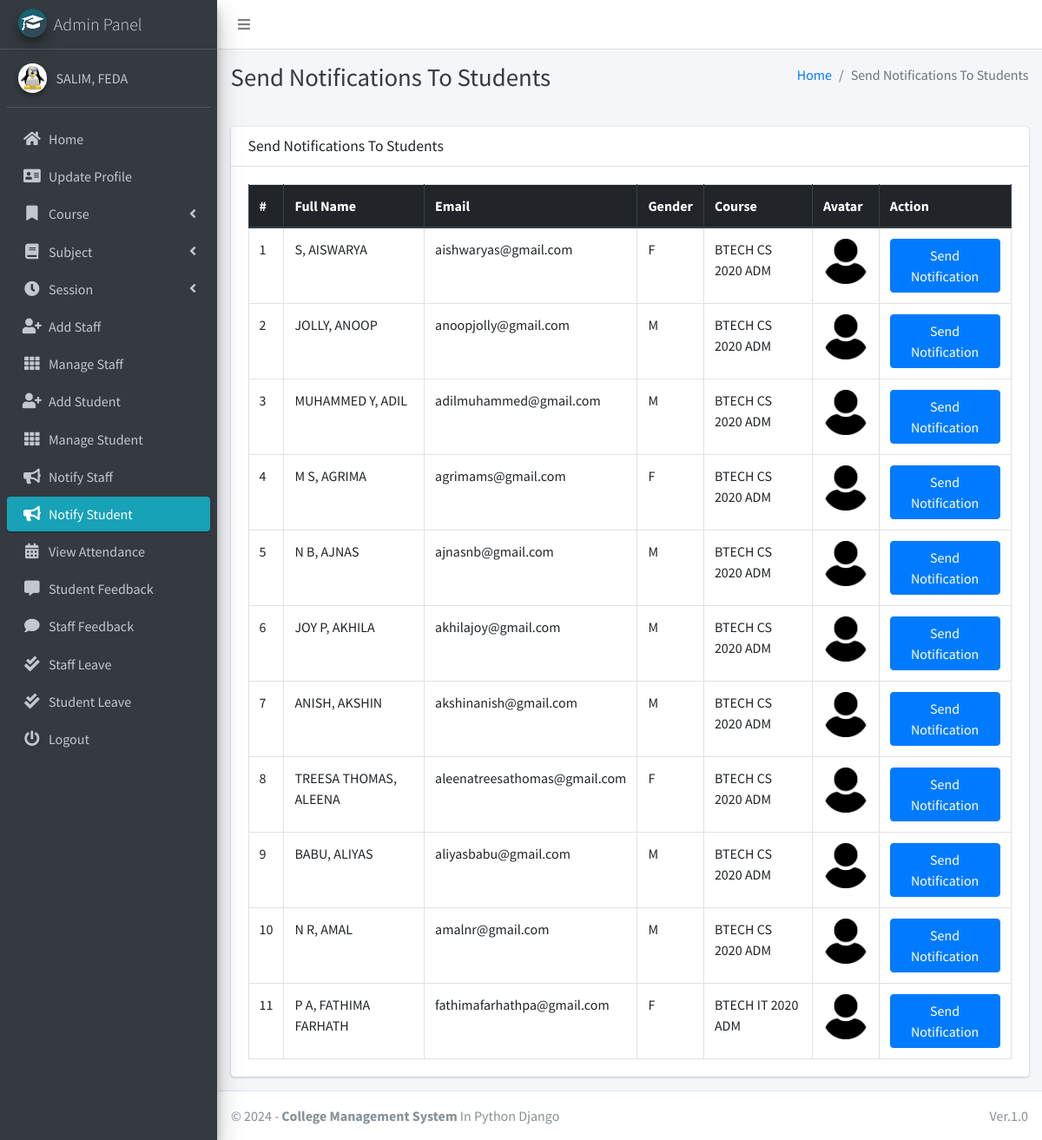
Page /admin_notify_student (signed in) on the committed database.
### main_app/models.py (models this page shows, shortened)
class CustomUser(AbstractUser):
    USER_TYPE = ((1, "HOD"), (2, "Staff"), (3, "Student"))
    GENDER = [("M", "Male"), ("F", "Female")]
    username = None  # Removed username, using email instead
    email = models.EmailField(unique=True)
    user_type = models.CharField(default=1, choices=USER_TYPE, max_length=1)
    gender = models.CharField(max_length=1, choices=GENDER)
    profile_pic = models.ImageField()
    address = models.TextField()
    fcm_token = models.TextField(default="")  # For firebase notifications
    created_at = models.DateTimeField(auto_now_add=True)
    updated_at = models.DateTimeField(auto_now=True)
    USERNAME_FIELD = "email"
    REQUIRED_FIELDS = []
    objects = CustomUserManager()
    def __str__(self):
        return self.last_name + ", " + self.first_name

class Student(models.Model):
    admin = models.OneToOneField(CustomUser, on_delete=models.CASCADE)
    course = models.ForeignKey(Course, on_delete=models.DO_NOTHING, null=True, blank=False)
    session = models.ForeignKey(Session, on_delete=models.DO_NOTHING, null=True)

class Course(models.Model):
    name = models.CharField(max_length=120)
    created_at = models.DateTimeField(auto_now_add=True)
    updated_at = models.DateTimeField(auto_now=True)

### main_app/hod_views.py (the view)
# urls.py: path("admin_notify_student", hod_views.admin_notify_student,
def admin_notify_student(request):
    student = CustomUser.objects.filter(user_type=3)
    context = {
        'page_title': "Send Notifications To Students",
        'students': student
    }
    return render(request, "hod_template/student_notification.html", context)

### main_app/templates/hod_template/student_notification.html (shortened to what this page needs)
{% extends 'main_app/base.html' %}
{% load static %}
{% block page_title %}{{page_title}}{% endblock page_title %}
{% block content %}
<section class="content">
    <div class="container-fluid">
        <div class="row">
            <div class="col-md-12">
                <div class="card">
                    <div class="card-header">
                        <h3 class="card-title">{{page_title}}</h3>
                    </div>
                    <div class="card-body">
                        <table id="example2" class="table table-bordered table-hover">
                            <thead class="thead-dark">
                                <tr>
                                    <th>#</th>
                                    <th>Full Name</th>
                                    <th>Email</th>
                                    <th>Gender</th>
                                    <th>Course</th>
                                    <th>Avatar</th>
                                    <th>Action</th>
                                </tr>
                            </thead>
                            <tbody>
                                {% for student in students %}
                                <tr>
                                    <td>{{ forloop.counter }}</td>
                                    <td>{{student.last_name}}, {{student.first_name}}</td>
                                    <td>{{student.email}}</td>
                                    <td>{{student.gender}}</td>
                                    <td>{{student.student.course.name}}</td>
                                    <td>
                                        {% if student.profile_pic == ""  %}
                                        No Image
                                        {% else %}
                                        <img class="img img-fluid mb-2" height="56" width="56"
                                            src="{{student.profile_pic}}" alt="">
                                        {% endif %}
                                    </td>
                                    <td><button data-toggle = "modal" data-target = "#myModal"class="btn btn-primary show_notification" value="{{student.id}}">Send Notification</button>
                                    </td>
                                </tr>
                                {% endfor %}
                            </tbody>
                        </table>
                    </div>
                </div>
            </div>
        </div>
    </div>
</section>
{% endblock content %}

### main_app/templates/main_app/sidebar_template.html (shortened to what this page needs)
{% load static %}
<aside class="main-sidebar sidebar-dark-info elevation-4">
    {% if request.user.user_type == '1' %}
    <a href="{% url 'admin_home' %}" class="brand-link">
        <img src="{% static 'dist/img/cmsl.png' %} " alt="AdminLTE Logo"
            class="brand-image img-circle elevation-3" >
        <span class="brand-text font-weight-light">Admin Panel</span>
    </a>
    <div class="sidebar">
        <div class="user-panel mt-3 pb-3 mb-3 d-flex">
            <div class="image">
                <img src="{{ request.user.profile_pic}}" class="img-circle elevation-2" alt="User Image">
            </div>
            <div class="info">
                <a href="#" class="d-block">{{user}}</a>
            </div>
        </div>
        <nav class="mt-2">
            <ul class="nav nav-pills nav-sidebar flex-column" data-widget="treeview" role="menu" data-accordion="false">
                <li class="nav-item">
                    {% url 'admin_home' as admin_home %}
                    <a href="{{admin_home}}" class="nav-link {% if admin_home == request.path %} active {% endif %}">
                        <i class="nav-icon fas fa-home"></i>
                        <p>
                            Home
                        </p>
                    </a>
                </li>
                <li class="nav-item">
                    {% url 'admin_view_profile' as admin_view_profile %}
                    <a href="{{admin_view_profile}}"
                        class="nav-link {% if admin_view_profile == request.path %} active {% endif %}">
                        <i class="nav-icon fas fa-address-card"></i>
                        <p>
                            Update Profile
                        </p>
                    </a>
                </li>
                <li class="nav-item has-treeview">
                    <a href="#" class="nav-link">
                        <i class="nav-icon fas fa-bookmark"></i>
                        <p>
                            Course
                            <i class="fas fa-angle-left right"></i>
                        </p>
                    </a>
                </li>
                <li class="nav-item has-treeview">
                    <a href="#" class="nav-link">
                        <i class="nav-icon fas fa-book"></i>
                        <p>
                            Subject
                            <i class="fas fa-angle-left right"></i>
                        </p>
                    </a>
                </li>
                <li class="nav-item has-treeview">
                    <a href="#" class="nav-link">
                        <i class="nav-icon fas fa-clock"></i>
                        <p>
                            Session
                            <i class="fas fa-angle-left right"></i>
                        </p>
                    </a>
                </li>
                <li class="nav-item">
                    {% url 'add_staff' as add_staff %}
                    <a href="{{add_staff}}" class="nav-link {% if add_staff == request.path %} active {% endif %}">
                        <i class="nav-icon fas fa-user-plus"></i>
                        <p>
                            Add Staff
                        </p>
                    </a>
                </li>
                <li class="nav-item">
                    {% url 'manage_staff' as manage_staff %}
                    {% url 'edit_staff' staff_id as edit_staff %}
                    <a href="{{manage_staff}}"
                        class="nav-link {% if manage_staff == request.path or request.path == edit_staff %} active {% endif %}">
                        <i class="nav-icon fas fa-th"></i>
                        <p>
                            Manage Staff
                        </p>
                    </a>
                </li>
                <li class="nav-item">
                    {% url 'add_student' as add_student%}
                    <a href="{{add_student}}" class="nav-link  {% if add_student == request.path %} active {% endif %}">
                        <i class="nav-icon fas fa-user-plus"></i>
                        <p>
                            Add Student
                        </p>
                    </a>
                </li>
                <li class="nav-item">
                    {% url 'manage_student' as manage_student %}
                    {% url 'edit_student' student_id as edit_student %}
                    <a href="{{manage_student}}"
                        class="nav-link  {% if edit_student == request.path or manage_student == request.path %} active {% endif %}">
                        <i class="nav-icon fas fa-th"></i>
                        <p>
                            Manage Student
                        </p>
                    </a>
                </li>
                <li class="nav-item">
                    {% url 'admin_notify_staff' as admin_notify_staff %}
                    <a href="{{admin_notify_staff}}"
                        class="nav-link {% if admin_notify_staff == request.path %} active {% endif %}">
                        <i class="nav-icon fas fa-bullhorn"></i>
                        <p>
                            Notify Staff
                        </p>
                    </a>
                </li>
                <li class="nav-item">
                    {% url 'admin_notify_student' as admin_notify_student %}
                    <a href="{{admin_notify_student}}"
                        class="nav-link {% if admin_notify_student == request.path %} active {% endif %}">
                        <i class="nav-icon fas fa-bullhorn"></i>
                        <p>
                            Notify Student
                        </p>
                    </a>
                </li>
                <li class="nav-item">
                    {% url 'admin_view_attendance' as admin_view_attendance %}
                <li class="nav-item">
                    <a href="{{admin_view_attendance}}"
                        class="nav-link  {% if admin_view_attendance == request.path %} active {% endif %}">
                        <i class="nav-icon fas fa-calendar-alt"></i>
                        <p>
                            View Attendance
                        </p>
                    </a>
                </li>
                <li class="nav-item">
                    {% url 'student_feedback_message' as student_feedback_message %}
                    <a href="{{ student_feedback_message }}"
                        class="nav-link  {% if student_feedback_message == request.path %} active {% endif %}">
                        <i class="nav-icon fas fa-comment-alt"></i>
                        <p>
                            Student Feedback
                        </p>
                    </a>
                </li>
                <li class="nav-item">
                    {% url 'staff_feedback_message' as staff_feedback_message %}
                    <a href="{{staff_feedback_message}}"
                        class="nav-link   {% if staff_feedback_message == request.path %} active {% endif %}">
                        <i class="nav-icon fas fa-comment"></i>
                        <p>
                            Staff Feedback
                        </p>
                    </a>
                </li>
                <li class="nav-item">
                    {% url 'view_staff_leave' as view_staff_leave %}
                    <a href="{{view_staff_leave}}"
                        class="nav-link  {% if view_staff_leave == request.path %} active {% endif %}">
                        <i class="nav-icon fas fa-check-double"></i>
                        <p>
                            Staff Leave
                        </p>
                    </a>
                </li>
                <li class="nav-item">
                    {% url 'view_student_leave' as view_student_leave %}
                    <a href="{% url 'view_student_leave' %}"
                        class="nav-link  {% if view_student_leave == request.path %} active {% endif %}">
                        <i class="nav-icon fas fa-check-double"></i>
                        <p>
                            Student Leave
                        </p>
                    </a>
                </li>
                                        {% endif %}
                                        <li class="nav-item">
                                            <a href="{% url 'user_logout' %}"
                                                onclick="return confirm('Your session would be terminated.\n\nProceed?')"
                                                class="nav-link">
                                                <i class="nav-icon fas fa-power-off"></i>
                                                <p>
                                                    Logout
                                                </p>
                                            </a>
                                        </li>
                                    </ul>
                                </nav>
                            </div>
</aside>

### rows in the picture
CustomUser: user.profile_pic (picture), last_name+first_name "SALIM, FEDA"
CustomUser: last_name "S", first_name "AISWARYA", email "aishwaryas@gmail.com", gender "F", student.course.name "BTECH CS 2020 ADM", profile_pic (picture)
CustomUser: last_name "JOLLY", first_name "ANOOP", email "anoopjolly@gmail.com", gender "M", student.course.name "BTECH CS 2020 ADM", profile_pic (picture)
CustomUser: last_name "MUHAMMED Y", first_name "ADIL", email "adilmuhammed@gmail.com", gender "M", student.course.name "BTECH CS 2020 ADM", profile_pic (picture)
CustomUser: last_name "M S", first_name "AGRIMA", email "agrimams@gmail.com", gender "F", student.course.name "BTECH CS 2020 ADM", profile_pic (picture)
CustomUser: last_name "N B", first_name "AJNAS", email "ajnasnb@gmail.com", gender "M", student.course.name "BTECH CS 2020 ADM", profile_pic (picture)
CustomUser: last_name "JOY P", first_name "AKHILA", email "akhilajoy@gmail.com", gender "M", student.course.name "BTECH CS 2020 ADM", profile_pic (picture)
CustomUser: last_name "ANISH", first_name "AKSHIN", email "akshinanish@gmail.com", gender "M", student.course.name "BTECH CS 2020 ADM", profile_pic (picture)
CustomUser: last_name "TREESA THOMAS", first_name "ALEENA", email "aleenatreesathomas@gmail.com", gender "F", student.course.name "BTECH CS 2020 ADM", profile_pic (picture)
CustomUser: last_name "BABU", first_name "ALIYAS", email "aliyasbabu@gmail.com", gender "M", student.course.name "BTECH CS 2020 ADM", profile_pic (picture)
CustomUser: last_name "N R", first_name "AMAL", email "amalnr@gmail.com", gender "M", student.course.name "BTECH CS 2020 ADM", profile_pic (picture)
CustomUser: last_name "P A", first_name "FATHIMA FARHATH", email "fathimafarhathpa@gmail.com", gender "F", student.course.name "BTECH IT 2020 ADM", profile_pic (picture)

### other values in the picture
{{ page_title }} "Send Notifications To Students"
